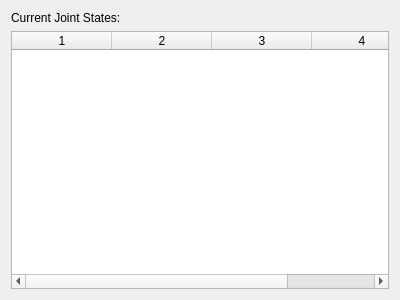
<?xml version="1.0" encoding="UTF-8"?>
<ui version="4.0">
 <class>joint_states</class>
 <widget class="QWidget" name="joint_states">
  <property name="geometry">
   <rect>
    <x>0</x>
    <y>0</y>
    <width>400</width>
    <height>300</height>
   </rect>
  </property>
  <property name="windowTitle">
   <string>Joint States Display</string>
  </property>
  <layout class="QVBoxLayout" name="verticalLayout">
   <item>
    <widget class="QLabel" name="label_2">
     <property name="text">
      <string>Current Joint States:</string>
     </property>
    </widget>
   </item>
   <item>
    <widget class="QTableWidget" name="states_table">
     <property name="editTriggers">
      <set>QAbstractItemView::NoEditTriggers</set>
     </property>
     <property name="columnCount">
      <number>4</number>
     </property>
     <attribute name="verticalHeaderVisible">
      <bool>false</bool>
     </attribute>
     <column/>
     <column/>
     <column/>
     <column/>
    </widget>
   </item>
  </layout>
 </widget>
 <resources/>
 <connections/>
</ui>
